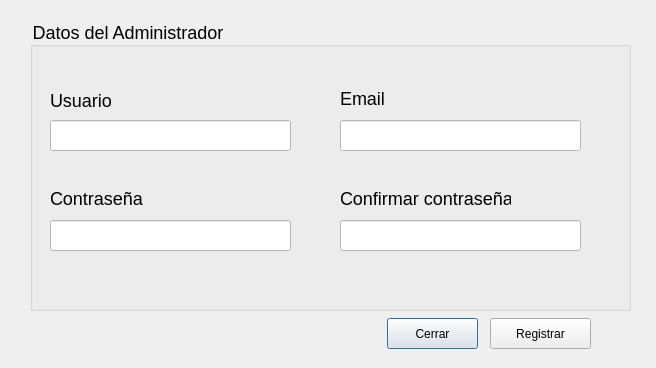
<?xml version="1.0" encoding="UTF-8"?>
<ui version="4.0">
 <class>DialogoRegistroDatosAdministrador</class>
 <widget class="QDialog" name="DialogoRegistroDatosAdministrador">
  <property name="geometry">
   <rect>
    <x>0</x>
    <y>0</y>
    <width>656</width>
    <height>368</height>
   </rect>
  </property>
  <property name="windowTitle">
   <string>Registro Administrador</string>
  </property>
  <widget class="QGroupBox" name="groupBox">
   <property name="geometry">
    <rect>
     <x>30</x>
     <y>20</y>
     <width>601</width>
     <height>291</height>
    </rect>
   </property>
   <property name="styleSheet">
    <string notr="true">font-size:18px;</string>
   </property>
   <property name="title">
    <string>Datos del Administrador</string>
   </property>
   <widget class="QLineEdit" name="input_usuario">
    <property name="geometry">
     <rect>
      <x>20</x>
      <y>100</y>
      <width>241</width>
      <height>31</height>
     </rect>
    </property>
    <property name="styleSheet">
     <string notr="true">background-color: white;</string>
    </property>
   </widget>
   <widget class="QLineEdit" name="input_email">
    <property name="geometry">
     <rect>
      <x>310</x>
      <y>100</y>
      <width>241</width>
      <height>31</height>
     </rect>
    </property>
    <property name="styleSheet">
     <string notr="true">background-color: white;</string>
    </property>
   </widget>
   <widget class="QLineEdit" name="input_password">
    <property name="geometry">
     <rect>
      <x>20</x>
      <y>200</y>
      <width>241</width>
      <height>31</height>
     </rect>
    </property>
    <property name="styleSheet">
     <string notr="true">background-color: white;</string>
    </property>
   </widget>
   <widget class="QLabel" name="label_usuario">
    <property name="geometry">
     <rect>
      <x>20</x>
      <y>70</y>
      <width>71</width>
      <height>21</height>
     </rect>
    </property>
    <property name="styleSheet">
     <string notr="true">font-size: 18px;</string>
    </property>
    <property name="text">
     <string>Usuario</string>
    </property>
   </widget>
   <widget class="QLabel" name="label_email">
    <property name="geometry">
     <rect>
      <x>310</x>
      <y>70</y>
      <width>59</width>
      <height>17</height>
     </rect>
    </property>
    <property name="text">
     <string>Email</string>
    </property>
   </widget>
   <widget class="QLabel" name="label_password">
    <property name="geometry">
     <rect>
      <x>20</x>
      <y>170</y>
      <width>101</width>
      <height>17</height>
     </rect>
    </property>
    <property name="text">
     <string>Contraseña</string>
    </property>
   </widget>
   <widget class="QLineEdit" name="input_repassword">
    <property name="geometry">
     <rect>
      <x>310</x>
      <y>200</y>
      <width>241</width>
      <height>31</height>
     </rect>
    </property>
    <property name="styleSheet">
     <string notr="true">background-color: white;</string>
    </property>
   </widget>
   <widget class="QLabel" name="label_repassword">
    <property name="geometry">
     <rect>
      <x>310</x>
      <y>170</y>
      <width>171</width>
      <height>17</height>
     </rect>
    </property>
    <property name="text">
     <string>Confirmar contraseña</string>
    </property>
   </widget>
  </widget>
  <widget class="QPushButton" name="btn_cerrar">
   <property name="geometry">
    <rect>
     <x>387</x>
     <y>318</y>
     <width>91</width>
     <height>31</height>
    </rect>
   </property>
   <property name="styleSheet">
    <string notr="true"/>
   </property>
   <property name="text">
    <string>Cerrar</string>
   </property>
  </widget>
  <widget class="QPushButton" name="btn_registrar">
   <property name="geometry">
    <rect>
     <x>490</x>
     <y>318</y>
     <width>101</width>
     <height>31</height>
    </rect>
   </property>
   <property name="text">
    <string>Registrar</string>
   </property>
  </widget>
 </widget>
 <resources/>
 <connections/>
</ui>
